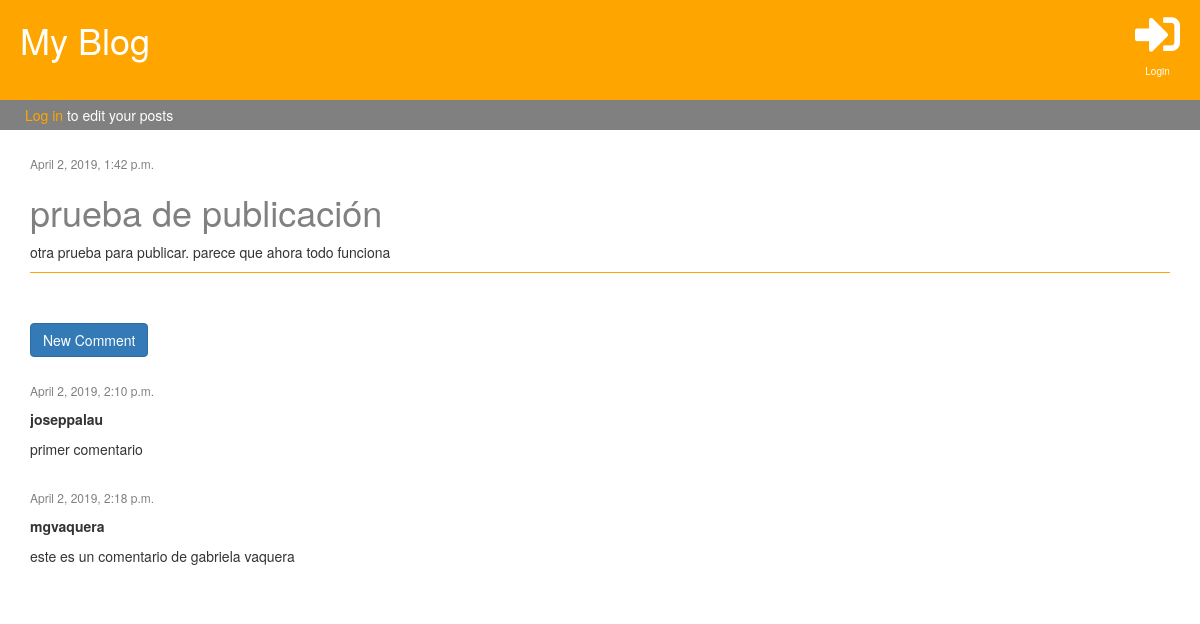
/post/16/, run on the app's committed database.
### blog/models.py (models this page shows, shortened)
class Post(models.Model):
    author = models.ForeignKey('auth.User', on_delete=models.CASCADE)
    title = models.CharField(max_length=200)
    post_text = models.TextField(default=" ")
    created_date = models.DateTimeField(default=timezone.now)
    published_date = models.DateTimeField(blank=True, null=True)
    visits = models.PositiveIntegerField(default=0)
    num_comments = models.PositiveIntegerField(default=0)

class Comment(models.Model):
    post = models.ForeignKey('blog.Post', on_delete=models.CASCADE, related_name='comments')
    author = models.ForeignKey('auth.User', on_delete=models.CASCADE, related_name='comments')
    text = models.TextField()
    created_date = models.DateTimeField(default=timezone.now)
    approved = models.BooleanField(default=True)

### blog/views.py (the view)
# urls.py: path('post/<int:pk>/', views.post_detail, name='post_detail'),
def post_detail(request, pk):
    post = get_object_or_404(Post, pk=pk)
    post.visits += 1
    post.save()
    stuff_frontend = {'post': post}
    return render(request, 'blog/post_detail.html', stuff_frontend)

### blog/templates/blog/post_detail.html (shortened to what this page needs)
{% extends 'blog/base.html' %}
{% block content %}
        <div class="post">
            <div class="date">
                {% if post.published_date %}
                    {{ post.published_date }}
                {% endif %}
            </div>
             <h1>{{ post.title }}</h1>
             <p>{{ post.post_text }}</p>
        </div>
        <div>
            <a href="{% url 'add_comment' pk=post.pk %}" class="btn btn-primary" style="margin-bottom:25px">New Comment</a>
        </div>
          {% for comment in post.comments.all %}
            <div>
                <div class="date">
                    <p>{{comment.created_date}}</p>
                </div>
                <p><strong>{{comment.author.username}}</strong></p>
                <p>{{comment.text}}</p>
                <br>
            </div>
            {% empty %}
            <p>No comments yet...</p>
          {% endfor %}
{% endblock %}

### blog/static/css/style.css (style rules this page uses)
.post { margin-bottom:50px; border-bottom:0.5px solid orange; }
.post a, h2, h1 { color:grey; }
.date { font-size:12px; color:grey; }

### data on the page
Post: published_date "April 2, 2019, 1:42 p.m.", title "prueba de publicación", post_text "otra prueba para publicar. parece que ahora todo funciona"
Comment: created_date "April 2, 2019, 2:10 p.m.", author.username "joseppalau", text "primer comentario"
Comment: created_date "April 2, 2019, 2:18 p.m.", author.username "mgvaquera", text "este es un comentario de gabriela vaquera"
